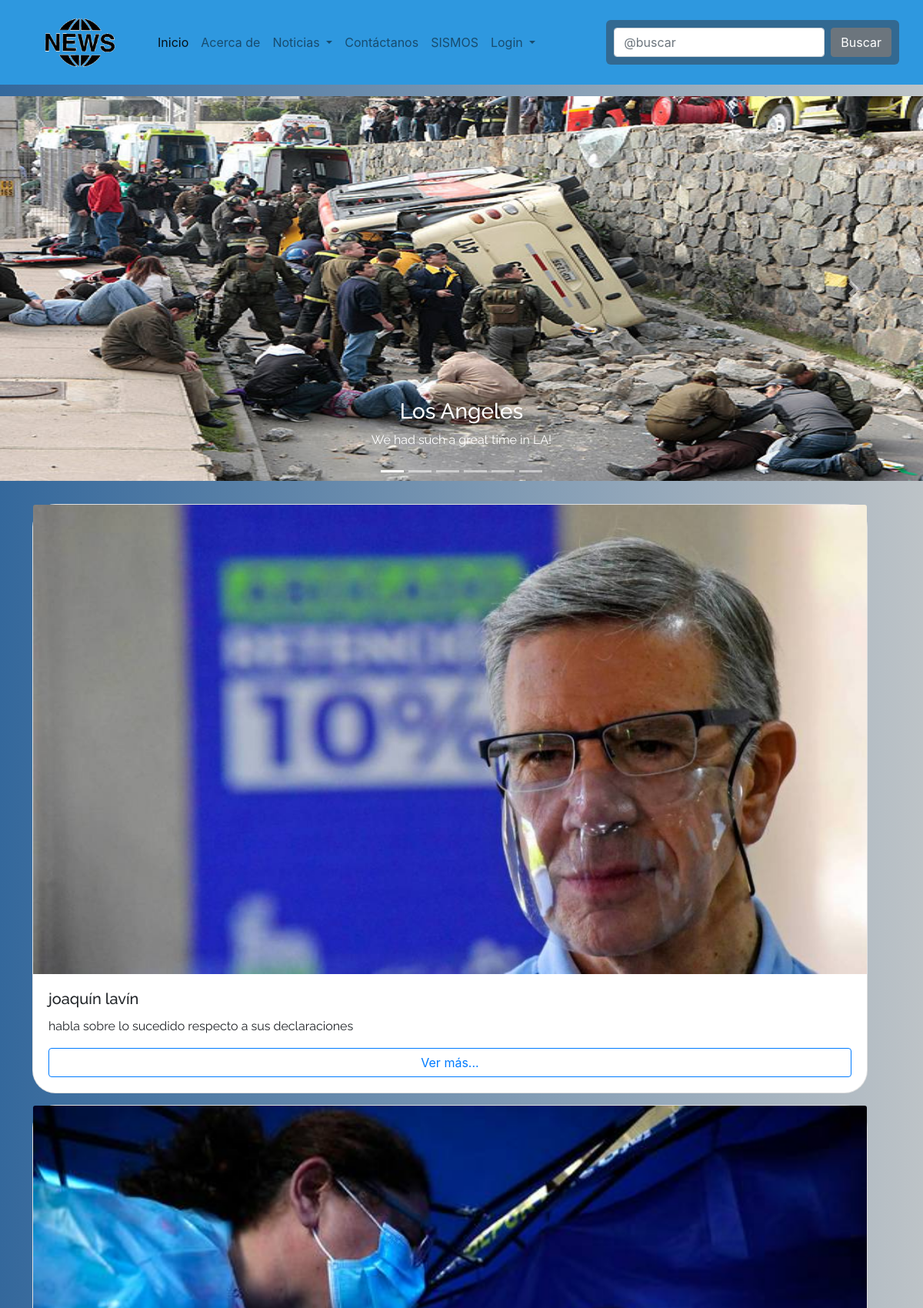
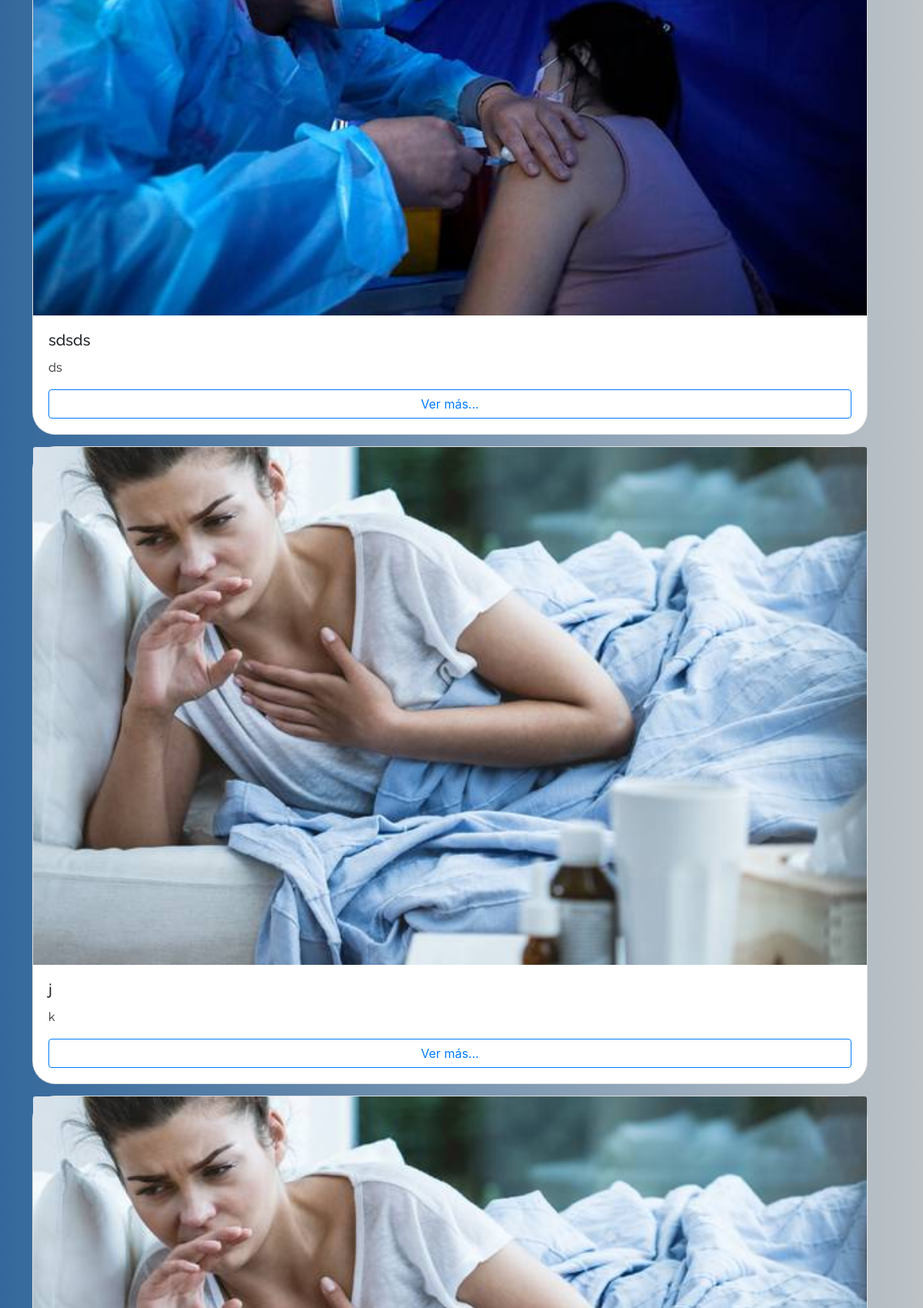
The page / (upper part) on the database its author committed (2 pictures, top to bottom).
### miApp/models.py (models this page shows, shortened)
class Noticias(models.Model):
    tituloNoticia = models.CharField(max_length=75)
    descripcioCorta = models.CharField(max_length=100)
    descripcioLarga = models.CharField(max_length=1000)
    fechaNoticia = models.DateField()
    imagenNoticia = models.ImageField(upload_to="productos", null=True)

### miApp/views.py (the view)
# urls.py: path('', home, name="home"),
def home(request):
    noticias = Noticias.objects.all()
    data = {
        'noticias': noticias
    }
    return render(request, 'miApp/home.html', data)

### miApp/templates/miApp/home.html (shortened to what this page needs)
{% extends "miApp/base.html" %}
{% block content %}
{% load static %}
<div id="demo" class="carousel slide" data-ride="carousel">
    <ul class="carousel-indicators">
        <li data-target="#demo" data-slide-to="0" class="active"></li>
        <li data-target="#demo" data-slide-to="1"></li>
        <li data-target="#demo" data-slide-to="2"></li>
        <li data-target="#demo" data-slide-to="3"></li>
        <li data-target="#demo" data-slide-to="4"></li>
        <li data-target="#demo" data-slide-to="5"></li>
    </ul>
    <div class="carousel-inner">
        <div class="carousel-item active">
            <img src="{% static 'miApp/img/1.jpg' %}" alt="Los Angeles" width="1100" height="500">
            <div class="carousel-caption">
                <h3>Los Angeles</h3>
                <p>We had such a great time in LA!</p>
            </div>
        </div>
    </div>
    <a class="carousel-control-prev" href="#demo" data-slide="prev">
        <span class="carousel-control-prev-icon"></span>
    </a>
    <a class="carousel-control-next" href="#demo" data-slide="next">
        <span class="carousel-control-next-icon"></span>
    </a>
</div>
    {% for n in noticias %}
    <div class="container">
        <div class="row">
            <div class="card-deck">
                <div class="card">
                    <img src="{{ n.imagenNoticia.url }}" class="card-img-top" alt="...">
                    <div class="card-body">
                        <h5 class="card-title">{{ n.tituloNoticia }}</h5>
                        <p class="card-text">{{ n.descripcioCorta }}</p>
                        <a href="{% url 'tarjetaNoticia' %}"" class=" btn btn-outline-primary w-100">Ver más...</a>
                    </div>
                </div>
            </div>
        </div>
    </div>
    {% endfor %}
<br>
{% endblock %}

### miApp/templates/miApp/base.html (shortened to what this page needs)
<!DOCTYPE html>
<html lang="es">
<head>
    <link href="https://cdn.jsdelivr.net/npm/bootstrap@5.0.0-beta3/dist/css/bootstrap.min.css" rel="stylesheet">
    <link rel="stylesheet" href="https://maxcdn.bootstrapcdn.com/bootstrap/4.5.2/css/bootstrap.min.css">
    {% load static %}
    <link type="text/css" rel="stylesheet" href="{% static 'miApp/estilo/style.css' %}">
</head>
<body>
    <nav class="navbar navbar-expand-lg navbar-light" style="background-color: #2e98df;">
        <div class="container-fluid">
            <a class="navbar-brand" href="{% url 'home' %}"><img src="{% static 'miApp/img/Logo.png' %}" class="img-fluid" width="150px" height="120" alt="Logo"></a>
            <div class="collapse navbar-collapse" id="navbarSupportedContent">
                <ul class="navbar-nav me-auto text-center">
                    <li class="nav-item">
                        <a class="nav-link active" aria-current="page" href="{% url 'home' %}">Inicio</a>
                    </li>
                    <li class="nav-item">
                        <a class="nav-link" href="{% url 'quienessomos' %}">Acerca de</a>
                    </li>
                    <li class="nav-item dropdown">
                        <a class="nav-link dropdown-toggle" href="#" id="navbarDropdown" role="button" data-bs-toggle="dropdown" aria-expanded="false">
                            Noticias
                        </a>
                        <li class="nav-item">
                            <a class="nav-link" href="{% url 'contacto' %}">Contáctanos</a>
                        </li>
                        <li class="nav-item">
                            <a class="nav-link" href="{% url 'sismos' %}">SISMOS</a>
                        </li>
                        <li class="nav-item dropdown">
                            <a class="nav-link dropdown-toggle" href="#" id="navbarDropdown2" role="button" data-bs-toggle="dropdown" aria-expanded="false">
                  Login
                </a>
                </ul>
                <form class="d-flex justify-content-around">
                    <input class="form-control me-2" type="search" placeholder="@buscar" aria-label="Search">
                    <button class="btn btn-secondary" type="submit">Buscar</button>
                </form>
            </div>
        </div>
    </nav>
    {% block content %}
    {% endblock %}
</body>
</html>

### miApp/static/miApp/estilo/style.css (style rules this page uses)
body { background: #bdc3c7; background: -webkit-linear-gradient(to right, #468f7f, #bdc3c7); background: linear-gradient(to right, #34689c, #bdc3c7); }
.carousel-inner img { width: 100%; max-height: 100%; margin-top: 15px; margin-bottom: 15px; }
.carousel-inner { height: 100%; }
.container { margin-top: 15px; margin-bottom: 15px; }
p { font-family: 'Raleway', sans-serif; }
h1, h2, h3, h4, h5 { font-family: 'Raleway', sans-serif; }
.card { border-radius: 30px; }
form { padding: 10px; background: #374d639f; color: #fff; -moz-border-radius: 6px; -webkit-border-radius: 6px; border-radius: 6px; }

### rows shown on the page
Noticias: imagenNoticia (picture), tituloNoticia "joaquín lavín", descripcioCorta "habla sobre lo sucedido respecto a sus declaraciones"
Noticias: imagenNoticia (picture), tituloNoticia "sdsds", descripcioCorta "ds"
Noticias: imagenNoticia (picture), tituloNoticia "j", descripcioCorta "k"
Noticias: imagenNoticia (picture)
